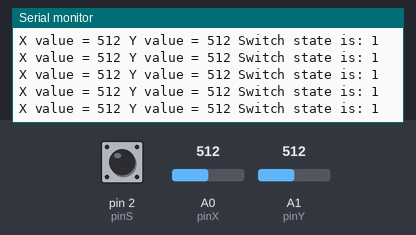
A sketch run on a simulated Arduino Uno, built with avr-gcc and run on an emulated ATmega328P. On the bench: the last lines printed to the serial monitor. The test bench sets the inputs (shaded band); at power-on: A0 (pinX) = 512, pin 2 (pinS) HIGH, A1 (pinY) = 512.

Above: at 10.4 s.
10.5 s: A0 (pinX) set to 987
At 11.0 s:
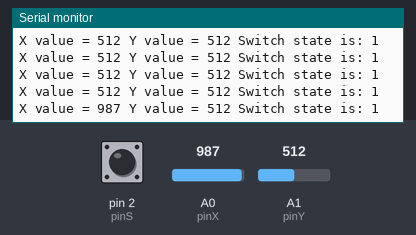
13.5 s: A0 (pinX) set to 1009
At 13.62 s:
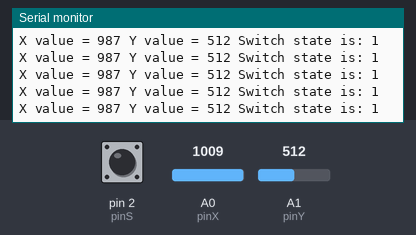
Timing chart, 0 to 16.5 s (numbered marks = the images above; inputs shaded):
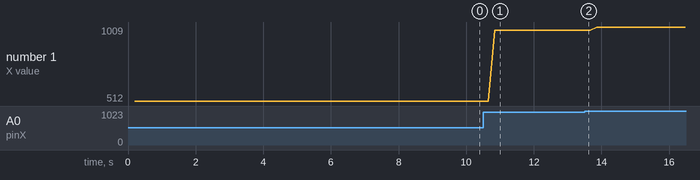

Measured:
- after the input at 10.5 s, the serial monitor: prints a new line after 0.35 s (image 1)
- plotted number 1: 512 → 987 after the input at 10.5 s, 987 → 1009 after the input at 13.5 s

The sketch:

INO_JOYSTICK.ino
```cpp
int pinX = A0;
int pinY = A1;
int pinS = 2;
int valX;
int valY;
int valS;
int dT = 200;
void setup() {
  // put your setup code here, to run once:
  Serial.begin(9600);
  pinMode(pinX,INPUT);
  pinMode(pinY,INPUT);
  pinMode(pinS,INPUT);
  digitalWrite(pinS,HIGH);
}

void loop() {
  valX = analogRead(pinX);
  valY = analogRead(pinY);
  valS = digitalRead(pinS);
  delay(dT);
  Serial.print("X value = " );
  Serial.print(valX);
  Serial.print(" Y value = " );
  Serial.print(valY);
  Serial.print(" Switch state is: ");
  Serial.println(valS);
}
```
